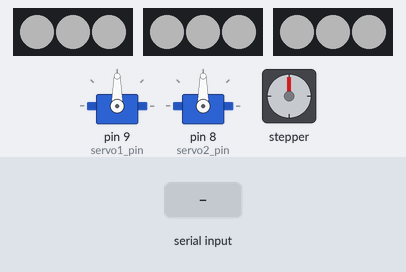
The sketch below on a simulated Arduino Uno, built with avr-gcc and run on an emulated ATmega328P. Shown: 2 × servo, 3 × 3 RGB LEDs in strip order, left to right, stepper motor. The inputs (shaded band) are chosen by the test bench. Dim RGB values are drawn brighter than linear; stepper angles assume 4096 steps per turn.

Above: at 1.2 s.
1.3 s: byte 1 (1) received over Serial
At 1.68 s:
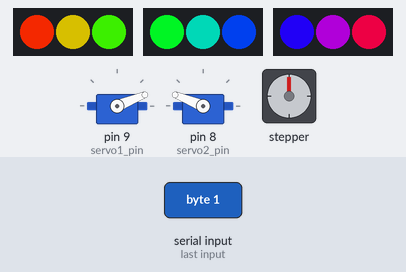
4.3 s: byte 2 (2) received over Serial
At 4.69 s:
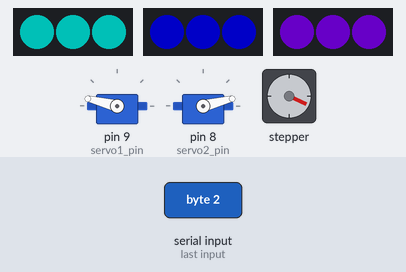
7.3 s: byte 3 (3) received over Serial
At 7.7 s:
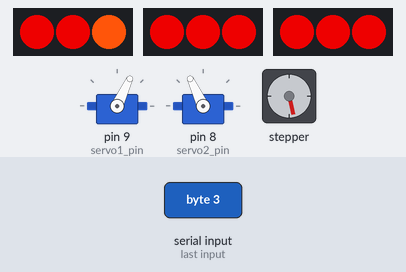
10.3 s: byte 1 (1) received over Serial
At 11.02 s:
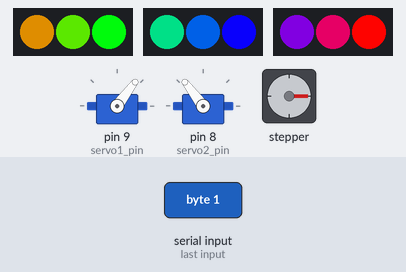
13.3 s: byte 2 (2) received over Serial
At 13.74 s:
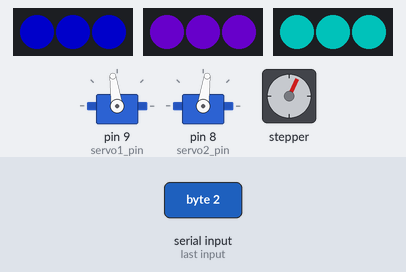
16.3 s: byte 3 (3) received over Serial
At 18.55 s:
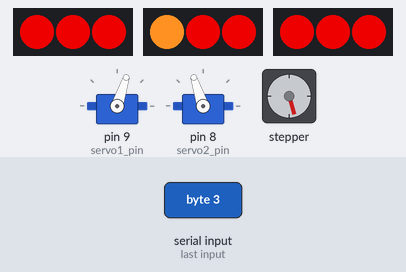
Timing chart, 0 to 22.3 s (numbered marks = the images above; inputs shaded):
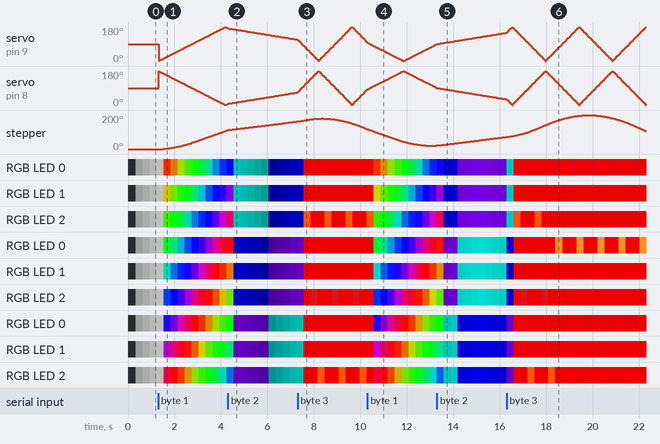

Measured:
- after the input at 1.3 s, stepper: keeps turning clockwise at about 40°/s, starting after 0.19 s

The sketch:

MirrorBoxFinalCode.ino
```cpp
/*
   This code controls the mechanism based on facial expression inputs
   1. Happy
   2. Sad
   3. Surprised

   This code defines behavior functions for each component:
   - 2 Servos
   - Stepper
   - Addressable LEDs

   This code uses a case and switch structure to change the behavior of the system based on Wekinator class inputs.
   To simplify the code structure, the motors and LEDs are controlled using helper functions that are located after
   the main case and switch body of the code.

   To tune the behaviors, edit the motor speed values in the case/switch section or LED behavior section.

*/

// VARIABLES + OBJECTS -----------------------------------------------------------------------------------------------------------------

//Include Libraries
#include <Servo.h>
#include <AccelStepper.h>
#include <Adafruit_NeoPixel.h>

// Pin setup
const int servo1_pin = 9;
const int servo2_pin = 8;

const int IN1 = A0;
const int IN2 = A1;
const int IN3 = A2;
const int IN4 = A3;

const int NUM_GROUPS = 3;
const int LEDS_PER_GROUP = 3;
const int TOTAL_LEDS = NUM_GROUPS * LEDS_PER_GROUP;
const int LED_PINS[NUM_GROUPS] = {5, 6, 7};

// Servos variables
Servo servo1;
Servo servo2;

// Shared servo range used in all expression cases
const int SERVO_START_POSITION = 00;
const int SERVO_END_POSITION = 180;

int servoPosition = SERVO_START_POSITION;
int servoDirection = 1;
int previousServoSpeed = -1;
unsigned long lastServoUpdate = 0;

// Stepper movement: 180 degrees forward, then 160 degrees back in all cases
// Movement is relative; no start or end position is recorded.
const long STEPS_PER_REVOLUTION = 4096; // total steps per rev. for 4 wire stepper
const long STEPS_FORWARD = STEPS_PER_REVOLUTION / 2;
const long STEPS_BACK = (STEPS_PER_REVOLUTION * 160L) / 360L;

// Stepper movement uses a speed input and one fixed acceleration value.
const long STEPPER_ACCELERATION = 400; // lower if stepper is having issues with load
long previousStepperSpeed = -1;
bool stepperMovingForward = true;

AccelStepper stepper(
  AccelStepper::HALF4WIRE,
  IN1, IN3, IN2, IN4
);

// NeoPixel LED groups
Adafruit_NeoPixel pixels[NUM_GROUPS] = {
  Adafruit_NeoPixel(LEDS_PER_GROUP, LED_PINS[0], NEO_GRB + NEO_KHZ800),
  Adafruit_NeoPixel(LEDS_PER_GROUP, LED_PINS[1], NEO_GRB + NEO_KHZ800),
  Adafruit_NeoPixel(LEDS_PER_GROUP, LED_PINS[2], NEO_GRB + NEO_KHZ800)
};

int ledMode = -1;
unsigned long lastLEDUpdate = 0;

// Default soft white pulse
const unsigned long DEFAULT_UPDATE_MS = 25;
const unsigned long DEFAULT_CYCLE_MS = 4000;
const int DEFAULT_MIN_BRIGHTNESS = 12;
const int DEFAULT_MAX_BRIGHTNESS = 128;

// Happy mode
const unsigned long HAPPY_UPDATE_MS = 50;
const int HAPPY_BRIGHTNESS = 255;
const int HAPPY_SPEED = 3;
const int HAPPY_SPREAD = 256 / TOTAL_LEDS;
int rainbowOffset = 0;

// Sad mode
const unsigned long SAD_UPDATE_MS = 25;
const unsigned long SAD_CYCLE_MS = 6000;
const int SAD_MIN_BRIGHTNESS = 20;
const int SAD_MAX_BRIGHTNESS = 180;
const uint8_t SAD_RED[NUM_GROUPS] = {0, 132, 0};
const uint8_t SAD_GREEN[NUM_GROUPS] = {0, 0, 220};
const uint8_t SAD_BLUE[NUM_GROUPS] = {255, 255, 209};

// Surprised mode
const unsigned long RUNNING_LIGHT_UPDATE_MS = 100;
const int IDLE_RED_BRIGHTNESS = 200;
const int NUM_COLORS = 6;

const uint8_t PALETTE_R[NUM_COLORS] = {180, 255, 255, 255, 230, 150};
const uint8_t PALETTE_G[NUM_COLORS] = {0, 35, 85, 145, 65, 12};
const uint8_t PALETTE_B[NUM_COLORS] = {8, 5, 10, 35, 95, 18};

int runningLightPosition = 0;

int expression = 0; // expression = class

// PRE RUN SETUP ---------------------------------------------------------------------------------------------------------
void setup() {
  Serial.begin(9600); // check the baud rate

  servo1.attach(servo1_pin); // attach servos
  servo2.attach(servo2_pin);

  for (int group = 0; group < NUM_GROUPS; group++) {
    pixels[group].begin(); //initializes LED strip
    pixels[group].clear(); // clears all previous commands + turns the strip off
    pixels[group].show();
  }
}

// MAIN CODE LOOP---------------------------------------------------------------------------------------------------------
void loop() {
  if (Serial.available() > 0) {
    expression = Serial.read();
  } // recieve expression class, check if it's >0 because the beginning value was -1 in processing
  // program will continue the current behavior until a new expression value is received

  switch (expression) { // to tune motor behaviors, change the speed variables in moveServos and moveStepper
    case 1: //happy
      moveServos(60);
      moveStepper(600);
      controlLEDs(1);
      break;

    case 2: //sad
      moveServos(20);
      moveStepper(200);
      controlLEDs(2);
      break;

    case 3: //surprised
      moveServos(120);
      moveStepper(800);
      controlLEDs(3);
      break;

    default: //behavior when no expression is received
      stepper.stop(); //requests a stop that's executed with stepper.run
      controlLEDs(0); // case 0 is default, not off
      break;
  }

  stepper.run(); //call at the end of the loop to keep the motor moving
}

// MOTOR HELPER FUNCTIONs ------------------------------------------------------------------------------------------------

// moveServos function (speed is in degrees per second, servo1 and servo2 sweep in opposite directions)
void moveServos(int speed) {
  speed = constrain(speed, 1, 1000);

  unsigned long stepInterval = 1000UL / speed;
  unsigned long currentTime = millis();

  // Set the initial positions the first time this function is called.
  if (previousServoSpeed == -1) {
    servo1.write(servoPosition);
    servo2.write(180 - servoPosition); // opposite movement so opposite starting position
    lastServoUpdate = currentTime;
  }

  previousServoSpeed = speed;

  if (currentTime - lastServoUpdate >= stepInterval) {
    servoPosition += servoDirection;

    if (servoPosition >= SERVO_END_POSITION) {
      servoPosition = SERVO_END_POSITION;
      servoDirection = -1;
    } else if (servoPosition <= SERVO_START_POSITION) {
      servoPosition = SERVO_START_POSITION;
      servoDirection = 1;
    }

    servo1.write(servoPosition);
    servo2.write(SERVO_START_POSITION + SERVO_END_POSITION - servoPosition);

    lastServoUpdate += stepInterval;
  }
}

// moveStepper function (speed is in steps/second, motor moves 180 degrees forward, then 160 degrees back)
// Each movement is relative and does not record start or end positions. this is to account for variance in
// forward vs. backward movement due to differing loads

void moveStepper(long speed) {
  speed = constrain(speed, 1, 2000);

  if (speed != previousStepperSpeed) {
    previousStepperSpeed = speed;
    stepper.setMaxSpeed(speed);
    stepper.setAcceleration(STEPPER_ACCELERATION);
  }

  if (stepper.distanceToGo() == 0) {
    if (stepperMovingForward) {
      stepper.move(STEPS_FORWARD);
    } else {
      stepper.move(-STEPS_BACK);
    }

    stepperMovingForward = !stepperMovingForward;
  }
}

// LED HELPER FUNCTIONs --------------------------------------------------------------------------------------------------
void setGroupColor(int group, uint32_t color) { //sets every LED in a group to the same color
  for (int led = 0; led < LEDS_PER_GROUP; led++) {
    pixels[group].setPixelColor(led, color);
  }
}

void showAllGroups() { // forces all LEDs to update
  for (int group = 0; group < NUM_GROUPS; group++) {
    pixels[group].show();
  }
}

uint32_t colorWheel(byte hue, Adafruit_NeoPixel &strip) { //gradually changes RGB values to create fading rainbow effect
  hue = 255 - hue;

  if (hue < 85) {
    return strip.Color(255 - hue * 3, 0, hue * 3);
  }

  if (hue < 170) {
    hue -= 85;
    return strip.Color(0, hue * 3, 255 - hue * 3);
  }

  hue -= 170;
  return strip.Color(hue * 3, 255 - hue * 3, 0);
}

// LED controls
void controlLEDs(int mode) { //overall LED control function
  // checks if last requested mode is the same as new mode. this is important because it can recieve multiple of the
  // same classes in a row and will prevent the LED sequence from restarting
  if (mode != ledMode) {
    ledMode = mode;
    lastLEDUpdate = 0;
    rainbowOffset = 0; // resets the rainbow position so it starts from the beginning

    if (mode == 3) {
      runningLightPosition = 0; // since surprised using running lights, this restarts it at the first light
    }

    for (int group = 0; group < NUM_GROUPS; group++) { // clears commands from the LEDs
      pixels[group].clear();
      pixels[group].show();
    }
  }

  unsigned long currentTime = millis(); // sets currentTime to time since program started

  // Mode 1: Happy (rainbow fading lights)
   if (mode == 1) {
    if (currentTime - lastLEDUpdate >= HAPPY_UPDATE_MS) { // Update the surprised animation every HAPPY_UPDATE_MS milliseconds
      for (int group = 0; group < NUM_GROUPS; group++) {
        pixels[group].setBrightness(HAPPY_BRIGHTNESS); // set consistent brightness

        for (int led = 0; led < LEDS_PER_GROUP; led++) {
          int overallLED = group * LEDS_PER_GROUP + led; //led group setup
          byte hue = (overallLED * HAPPY_SPREAD + rainbowOffset) & 255; // calculate colors across wheel
          pixels[group].setPixelColor(led, colorWheel(hue, pixels[group])); // converts to RGB, stores it
        }
      }

      showAllGroups(); // sends color info to LEDs
      rainbowOffset = (rainbowOffset + HAPPY_SPEED) & 255;
      lastLEDUpdate = currentTime;
    }
  }

  // Mode 2: Sad // cool colors, fade in and out
   else if (mode == 2) {
    if (currentTime - lastLEDUpdate >= SAD_UPDATE_MS) { // Update the surprised animation every SAD_UPDATE_MS milliseconds
      unsigned long cyclePosition = currentTime % SAD_CYCLE_MS;
      unsigned long halfCycle = SAD_CYCLE_MS / 2;
      int brightness;

      if (cyclePosition < halfCycle) {
        brightness = map(cyclePosition, 0, halfCycle,
                         SAD_MIN_BRIGHTNESS, SAD_MAX_BRIGHTNESS);
      } else {
        brightness = map(cyclePosition, halfCycle, SAD_CYCLE_MS,
                         SAD_MAX_BRIGHTNESS, SAD_MIN_BRIGHTNESS);
      }

      unsigned long colorStep = currentTime / (SAD_CYCLE_MS / NUM_GROUPS);

      for (int group = 0; group < NUM_GROUPS; group++) {
        int colorIndex = (colorStep + group) % NUM_GROUPS;
        setGroupColor(group, pixels[group].Color(
          ((int)SAD_RED[colorIndex] * brightness) / 255, // set the red, green, and blue components after applying brightness scaling
          ((int)SAD_GREEN[colorIndex] * brightness) / 255,
          ((int)SAD_BLUE[colorIndex] * brightness) / 255
        ));
      }

      showAllGroups(); //pushes updates to LEDs
      lastLEDUpdate = currentTime;
    }
  }


  // Mode 3: Surprised running lights
  else if (mode == 3) {
    if (currentTime - lastLEDUpdate >= RUNNING_LIGHT_UPDATE_MS) { // Update the surprised animation every RUNNING_LIGHT_UPDATE_MS milliseconds
      for (int group = 0; group < NUM_GROUPS; group++) {
        pixels[group].setBrightness(255);

        for (int led = 0; led < LEDS_PER_GROUP; led++) {
          pixels[group].setPixelColor(
            led,
            pixels[group].Color(
              IDLE_RED_BRIGHTNESS, // leds that aren't "running" are idle red to fill space with color
              0,
              0
            )
          );
        }
      }

      int group = runningLightPosition / LEDS_PER_GROUP;
      int led = runningLightPosition % LEDS_PER_GROUP;
      int colorIndex = runningLightPosition % NUM_COLORS;

      pixels[group].setPixelColor(
        led,
        pixels[group].Color( // pull colors from colorIndex
          PALETTE_R[colorIndex],
          PALETTE_G[colorIndex],
          PALETTE_B[colorIndex]
        )
      );

      showAllGroups();

      runningLightPosition++;
      if (runningLightPosition >= TOTAL_LEDS) {
        runningLightPosition = 0;
      }

      lastLEDUpdate = currentTime;
    }
  }

  // Default: soft pulsing white
  else {
    if (currentTime - lastLEDUpdate >= DEFAULT_UPDATE_MS) {
      unsigned long cyclePosition = currentTime % DEFAULT_CYCLE_MS;
      unsigned long halfCycle = DEFAULT_CYCLE_MS / 2;
      int brightness;

      if (cyclePosition < halfCycle) { // brighten for first half of cycle
        brightness = map(cyclePosition, 0, halfCycle,
                         DEFAULT_MIN_BRIGHTNESS, DEFAULT_MAX_BRIGHTNESS);
      } else {
        brightness = map(cyclePosition, halfCycle, DEFAULT_CYCLE_MS, // darken for second half of cycle
                         DEFAULT_MAX_BRIGHTNESS, DEFAULT_MIN_BRIGHTNESS);
      }

      for (int group = 0; group < NUM_GROUPS; group++) {
        pixels[group].setBrightness(255);
        setGroupColor(group, pixels[group].Color(
          brightness, brightness, brightness
        ));
      }

      showAllGroups(); // push changes to LEDs
      lastLEDUpdate = currentTime;
    }
  }
}
```
